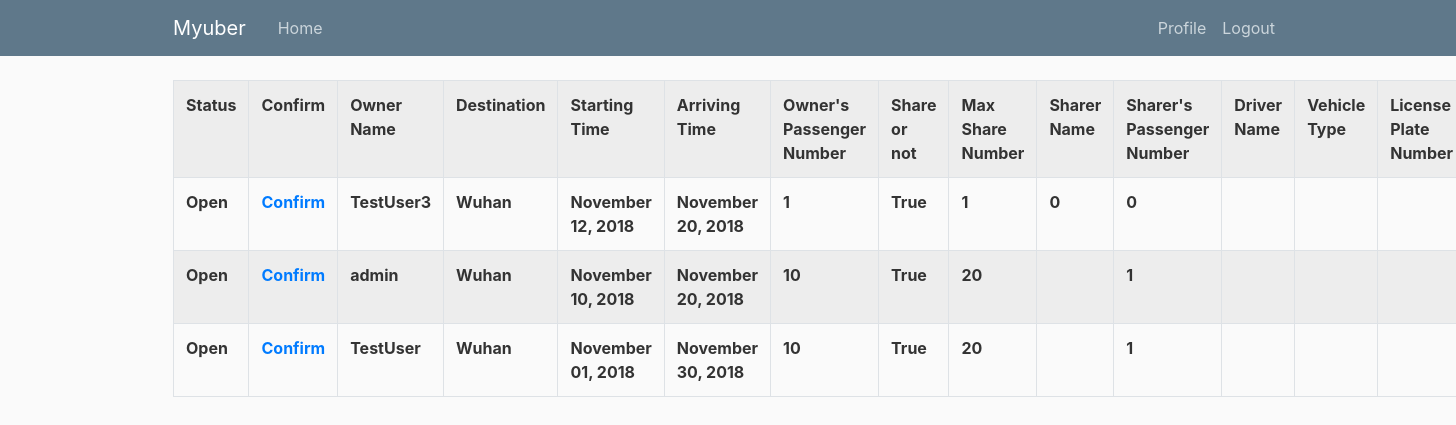
Screenshot of /driver/request/ (signed in) with the database file from the repository.
### ride/models.py (models this page shows, shortened)
class Ride(models.Model):
    owner = models.ForeignKey(User, on_delete=models.CASCADE)
    des = models.CharField(max_length=200, verbose_name='Destination')
    start_date = models.DateTimeField(verbose_name='Start Date', help_text='Format: 2019-01-01 12:00')
    arrive_date = models.DateTimeField(verbose_name='Arrive Date', help_text='Format: 2019-01-01 12:00')
    pas_num = models.IntegerField(verbose_name='Passenger Number')
    share_valid = models.BooleanField(default=False, verbose_name='Do you want to share the ride with others?')
    share_max_num = models.IntegerField(verbose_name='The maximum sharers you can accept')
    share_name = models.CharField(max_length=200)
    share_number = models.IntegerField(default=0, verbose_name='Sharer Number')
    driver_name = models.CharField(max_length=200)
    status = models.IntegerField(default=0, verbose_name='Ride Status (open, confirmed, complete)')
    vehicle_type = models.CharField(max_length=200, verbose_name='Vehicle Type', blank=True)
    license_plate_number = models.CharField(max_length=20, verbose_name="License Plate Number", blank=True)
    max_pas_num = models.IntegerField(verbose_name="Maxmium Number of Passengers", default=0)

### ride/views.py (the view)
# urls.py: path('driver/request/', DriverListView.as_view(), name='driver-request'),
class DriverListView(ListView):
    template_name = 'ride/driver_list.html'
    def get_queryset(self):
        return Ride.objects.filter(status=0, pas_num__lte=self.request.user.profile.max_pas_num).order_by('-start_date')

### ride/templates/ride/driver_list.html (shortened to what this page needs)
{% extends 'ride/base.html' %}
{% block content %}
<table class="table table-striped table-bordered">
  <tr>
      <th>Status</th>
      <th>Confirm</th>
      <th>Owner Name</th>
      <th>Destination</th>
      <th>Starting Time</th>
      <th>Arriving Time</th>
      <th>Owner's Passenger Number</th>
      <th>Share or not</th>
      <th>Max Share Number</th>
      <th>Sharer Name</th>
      <th>Sharer's Passenger Number</th>
      <th>Driver Name</th>
      <th>Vehicle Type</th>
      <th>License Plate Number</th>
  </tr>
  {% for ride in object_list %}
  <tr>
    {% if ride.status == 0 %}
          <th>Open</th>
      {% elif ride.status == 1%}
          <th>Confirmed</th>
      {% else %}
          <th>Complete</th>
      {% endif %}
      <th><a href="{% url 'ride:driver-confirm' ride.id %}">Confirm</a></th>
      <th>{{ ride.owner.username }}</th>
      <th>{{ ride.des }}</th>
      <th>{{ ride.start_date|date:"F d, Y" }}</th>
      <th>{{ ride.arrive_date|date:"F d, Y" }}</th>
      <th>{{ ride.pas_num }}</th>
      <th>{{ ride.share_valid }}</th>
      <th>{{ ride.share_max_num }}</th>
      <th>{{ ride.share_name }}</th>
      <th>{{ ride.share_number }}</th>
      <th>{{ ride.driver_name }}</th>
      <th>{{ ride.vehicle_type }}</th>
      <th>{{ ride.license_plate_number }}</th>
    </tr>
  {% endfor %}
</table>
{% endblock content %}

### ride/static/ride/main.css (style rules this page uses)
body { background: #fafafa; color: #333333; margin-top: 5rem; }

### rows the page displays
Ride: status "Open", owner.username "TestUser3", des "Wuhan", start_date "November 12, 2018", arrive_date "November 20, 2018", pas_num "1", share_valid "True", share_max_num "1", share_name "0", share_number "0"
Ride: status "Open", owner.username "admin", des "Wuhan", start_date "November 10, 2018", arrive_date "November 20, 2018", pas_num "10", share_valid "True", share_max_num "20", share_number "1"
Ride: status "Open", owner.username "TestUser", des "Wuhan", start_date "November 01, 2018", arrive_date "November 30, 2018", pas_num "10", share_valid "True", share_max_num "20", share_number "1"
